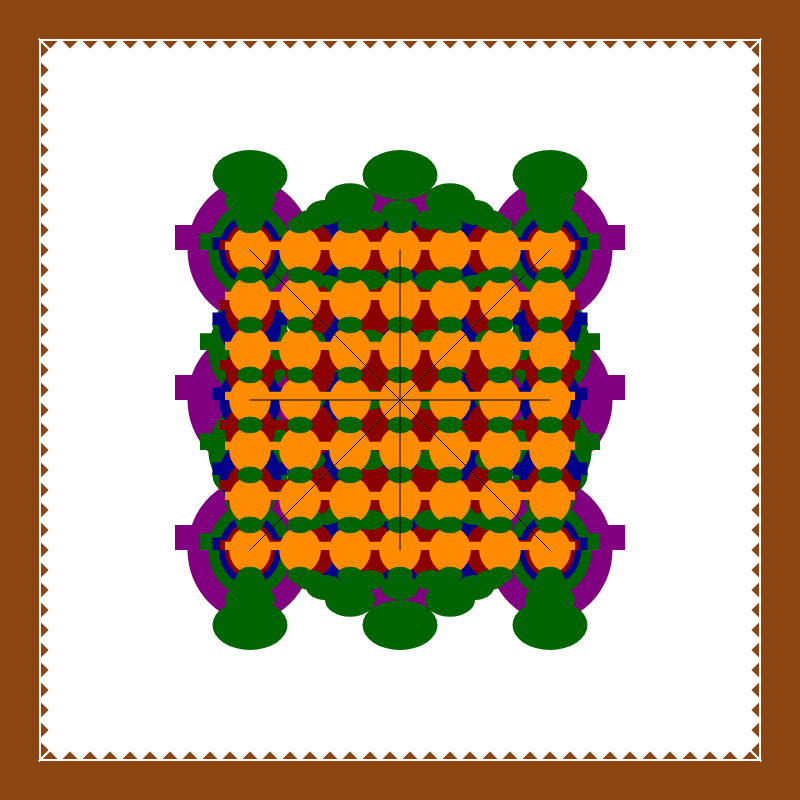
Frame 1 (no input)
Frame 2 (the mouse pressed at the canvas centre, redrawn once): identical to frame 1, image omitted

The p5.js sketch that drew this single still picture (run headless with seeded random() and noise() and a simulated clock; the mouse was pressed at the canvas centre and the sketch redrawn once):

// p5.js sketch
// ── sketch.js
function setup() {
  createCanvas(800, 800);
  noLoop();
}

function draw() {
  background(255);
  
  // Draw border with continuous interlocking chevron pattern
  drawBorder();
  
  // Draw central Persian rug pattern with vertical symmetry
  drawRugPattern();
}

function drawBorder() {
  const borderSize = 40;
  const gridSize = 20;
  
  // Fill border area with deep jewel tones
  fill(139, 69, 19); // Brown
  noStroke();
  rect(0, 0, width, borderSize); // Top
  rect(0, height - borderSize, width, borderSize); // Bottom
  rect(0, 0, borderSize, height); // Left
  rect(width - borderSize, 0, borderSize, height); // Right
  
  // Draw continuous interlocking chevron pattern along all borders
  stroke(255);
  strokeWeight(2);
  
  // Top and bottom borders
  for (let x = borderSize; x < width - borderSize; x += gridSize) {
    // Chevron pattern (pointing up)
    beginShape();
    vertex(x, borderSize);
    vertex(x + gridSize/2, borderSize + gridSize/2);
    vertex(x + gridSize, borderSize);
    endShape(CLOSE);
    
    // Chevron pattern (pointing down)
    beginShape();
    vertex(x, height - borderSize);
    vertex(x + gridSize/2, height - borderSize - gridSize/2);
    vertex(x + gridSize, height - borderSize);
    endShape(CLOSE);
  }
  
  // Left and right borders
  for (let y = borderSize; y < height - borderSize; y += gridSize) {
    // Chevron pattern (pointing left)
    beginShape();
    vertex(borderSize, y);
    vertex(borderSize + gridSize/2, y + gridSize/2);
    vertex(borderSize, y + gridSize);
    endShape(CLOSE);
    
    // Chevron pattern (pointing right)
    beginShape();
    vertex(width - borderSize, y);
    vertex(width - borderSize - gridSize/2, y + gridSize/2);
    vertex(width - borderSize, y + gridSize);
    endShape(CLOSE);
  }
}

function drawRugPattern() {
  const centerX = width / 2;
  const centerY = height / 2;
  const patternSize = 300;
  
  // Use jewel tones for the central pattern
  const colors = [
    [128, 0, 128], // Purple
    [0, 100, 0],   // Dark Green
    [0, 0, 139],   // Dark Blue
    [139, 0, 0],   // Dark Red
    [255, 140, 0]  // Dark Orange
  ];
  
  // Draw lattice grid with vine patterns
  stroke(0);
  strokeWeight(1);
  noFill();
  
  for (let i = 0; i < 5; i++) {
    const spacing = patternSize / (i + 2);
    for (let x = centerX - patternSize/2; x <= centerX + patternSize/2; x += spacing) {
      for (let y = centerY - patternSize/2; y <= centerY + patternSize/2; y += spacing) {
        // Draw a stylized vine motif with vertical symmetry
        drawVine(x, y, spacing / 3, colors[i % colors.length]);
      }
    }
  }
  
  // Add decorative symmetry lines
  stroke(0);
  strokeWeight(1);
  line(centerX - patternSize/2, centerY, centerX + patternSize/2, centerY);
  line(centerX, centerY - patternSize/2, centerX, centerY + patternSize/2);
  line(centerX - patternSize/2, centerY - patternSize/2, centerX + patternSize/2, centerY + patternSize/2);
  line(centerX - patternSize/2, centerY + patternSize/2, centerX + patternSize/2, centerY - patternSize/2);
}

function drawVine(x, y, size, color) {
  fill(color[0], color[1], color[2]);
  noStroke();
  
  // Draw vine pattern with vertical symmetry
  const vineLength = size * 3;
  const vineWidth = size / 2;
  
  // Central vine segment (vertical)
  push();
  translate(x, y);
  rotate(-PI/2);
  rect(0, -vineLength/2, vineWidth, vineLength);
  pop();
  
  // Left vine curve
  push();
  translate(x - vineWidth/2, y);
  rotate(-PI/2);
  arc(0, 0, vineLength, vineLength, 0, PI);
  pop();
  
  // Right vine curve
  push();
  translate(x + vineWidth/2, y);
  rotate(-PI/2);
  arc(0, 0, vineLength, vineLength, PI, TWO_PI);
  pop();
  
  // Decorative leaves with vertical symmetry
  fill(0, 100, 0);
  ellipse(x, y - vineLength/2, size * 1.5, size);
  ellipse(x, y + vineLength/2, size * 1.5, size);
}
